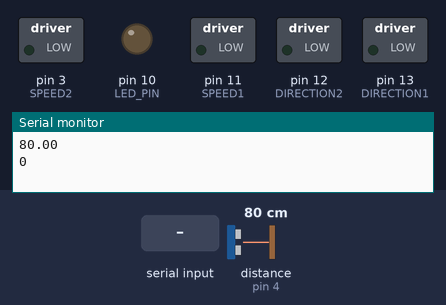
A program run on a simulated Arduino Uno, built with avr-gcc and run on an emulated ATmega328P. Parts: switched loads named in the program (green lamp = pin HIGH), output pins drawn as LEDs (lit = HIGH), the last lines printed to the serial monitor. Dashed ring = blinking. Inputs (shaded band) come from the test bench; at power-on: distance to the obstacle (sensor on pin 4) 80 cm. The echo pulse lasts 58.3 µs per cm.

Above: at 1.2 s.
1.3 s: "b\n" received over Serial
At 1.52 s:
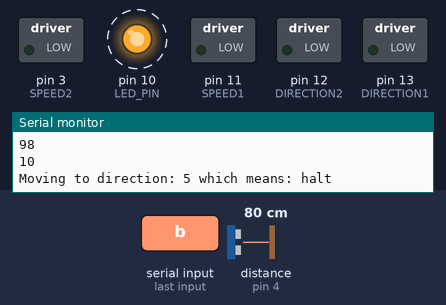
4.3 s: byte 119 ('w') received over Serial
At 4.47 s:
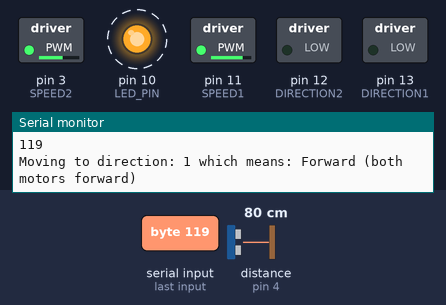
7.3 s: byte 115 ('s') received over Serial
At 7.82 s:
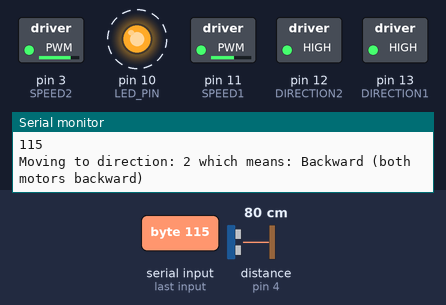
10.3 s: byte 97 ('a') received over Serial
At 10.76 s:
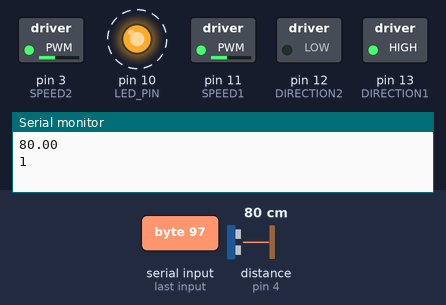
13.3 s: byte 100 ('d') received over Serial
At 13.7 s:
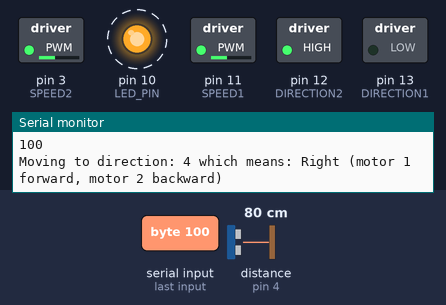
Timing chart, 0 to 17.3 s (numbered marks = the images above; inputs shaded):
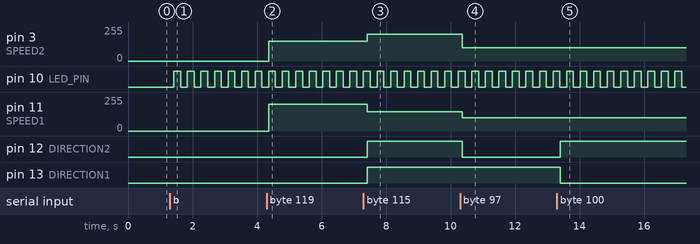

The program:

main.cpp
```cpp
#include <Arduino.h>
#include <SoftwareSerial.h>

#include "scheduler/Scheduler.h"
#include "scheduler/tasks/DistanceTask.h"
#include "scheduler/tasks/BlinkTask.h"
#include "scheduler/tasks/SerialTask.h"

const int PROXIMITY_TRIG_PIN = 5;
const int PROXIMITY_ECHO_PIN = 4;
const int LED_PIN = 10;

const int PWM_SPEED = 100;

const int SPEED1 = 11;
const int DIRECTION1 = 13;
const int SPEED2 = 3;
const int DIRECTION2 = 12;

void move(int direction);

Scheduler *sched;

float gloDistanceValue = 5.0;
bool gloBlinkingState = false;

DistanceTask* distanceTask = new DistanceTask(PROXIMITY_TRIG_PIN, PROXIMITY_ECHO_PIN, &gloDistanceValue);
BlinkTask *blinkingLed;
SerialTask *serialTask;

typedef enum {
  FORWARD  = LOW,
  BACKWARD = HIGH
} Direction;

void setup() {
  sched = new Scheduler();
  sched->init(50);

  distanceTask->init(100);

  pinMode(DIRECTION1, OUTPUT);
  pinMode(DIRECTION2, OUTPUT);

  blinkingLed = new BlinkTask(LED_PIN, &gloBlinkingState);
  blinkingLed->init(200);

  serialTask = new SerialTask(&gloDistanceValue, &gloBlinkingState, move);
  serialTask->init(100);

  sched->addTask(distanceTask);
  sched->addTask(blinkingLed);
  sched->addTask(serialTask);
}

void loop() {
  sched->schedule();
}

void move(int direction) {
  Serial.print("Moving to direction: ");
  Serial.print(direction);
  Serial.print(" which means: ");
  switch (direction) {
    case 1:
      Serial.println("Forward (both motors forward)");
      break;
    case 2:
      Serial.println("Backward (both motors backward)");
      break;
    case 3:
      Serial.println("Left (motor 1 backward, motor 2 forward)");
      break;
    case 4:
      Serial.println("Right (motor 1 forward, motor 2 backward)");
      break;
    case 5:
      Serial.println("halt");
    default:
      break;
  }

  switch (direction) {
    case 1: // forward
      digitalWrite(DIRECTION1, LOW);
      digitalWrite(DIRECTION2, LOW);
      analogWrite(SPEED1, 200);   // PWM regulate speed
      analogWrite(SPEED2, 150);   // PWM regulate speed
      break;
    case 2: // backward
      digitalWrite(DIRECTION1, HIGH);
      digitalWrite(DIRECTION2, HIGH);
      analogWrite(SPEED1, 145);   // PWM regulate speed
      analogWrite(SPEED2, 200);   // PWM regulate speed
      break;
    case 3: // left
      digitalWrite(DIRECTION1, HIGH);
      digitalWrite(DIRECTION2, LOW);
      analogWrite(SPEED1, 100);   // PWM regulate speed
      analogWrite(SPEED2, 100);   // PWM regulate speed
      break;
    case 4: // right
      digitalWrite(DIRECTION1, LOW);
      digitalWrite(DIRECTION2, HIGH);
      analogWrite(SPEED1, 100);   // PWM regulate speed
      analogWrite(SPEED2, 100);   // PWM regulate speed
      break;
    case 5: // halt
      digitalWrite(DIRECTION1, LOW);
      digitalWrite(DIRECTION2, LOW);
      analogWrite(SPEED1, 0);   // PWM regulate speed
      analogWrite(SPEED2, 0);   // PWM regulate speed
      break;
  }
}
```

BlinkingLed.cpp
```cpp
#include "BlinkingLed.h"

BlinkingLed::BlinkingLed(Led *led) {
  this->led = led;
  this->isOn = false;
}

void BlinkingLed::switchOn() {
  this->led->switchOn();
  isOn = true;
}

void BlinkingLed::switchOff() {
  this->led->switchOff();
  isOn = false;
};

void BlinkingLed::blink() {
  if (isOn) {
    switchOff();
  } else {
    switchOn();
  }
};
```

BlinkingLed.h
```cpp
#ifndef __BLINKINGLED__
#define __BLINKINGLED__

#include "Led.h"

class BlinkingLed {
public:
  BlinkingLed(Led* led);
  void switchOn();
  void switchOff();
  void blink();
private:
  Led* led;
  bool isOn;
};

#endif
```

Led.cpp
```cpp
#include <Arduino.h>

#include "Led.h"

Led::Led(int pin) {
  this->pin = pin;
  pinMode(pin, OUTPUT);
}

void Led::switchOn() {
  digitalWrite(pin, HIGH);
}

void Led::switchOff() {
  digitalWrite(pin, LOW);
};

void Led::blink(int millis) {
  digitalWrite(pin, HIGH);
  delay(millis);
  digitalWrite(pin, LOW);
};

void Led::blink() {
  this->blink(500);
};
```

Led.h
```cpp
#ifndef __LED__
#define __LED__

#include "Light.h"

class Led: public Light {
public:
  Led(int pin);
  void switchOn();
  void switchOff();
  void blink(int millis);
  void blink();
private:
  int pin;
};

#endif
```

Light.h
```cpp
#ifndef __LIGHT__
#define __LIGHT__

class Light {
public:
  virtual void switchOn() = 0;
  virtual void switchOff() = 0;
};

#endif
```

Scheduler.cpp
```cpp
#include "Scheduler.h"

void Scheduler::init(int period) {
  nTasks = 0;
  basePeriod = period;
  timer.setupPeriod(period);
}

bool Scheduler::addTask(Task *task) {
  if (nTasks < MAX_TASKS - 1) {
    taskList[nTasks] = task;
    nTasks++;
    return true;
  } else {
    return false;
  }
}

void Scheduler::schedule() {
  timer.waitForNextTick();
  for (int i = 0; i < nTasks; i++) {
    if (taskList[i]->updateAndCheckTime(basePeriod)) {
      taskList[i]->tick();
    }
  }
}
```

Scheduler.h
```cpp
#ifndef __SCHEDULER__
#define __SCHEDULER__

#include "Timer.h"
#include "Task.h"

#define MAX_TASKS 20

class Scheduler {

  int basePeriod;
  int nTasks;
  Task* taskList[MAX_TASKS];
  Timer timer;

public:
  void init(int period);
  virtual bool addTask(Task* task);
  virtual void schedule();

};
#endif
```

Task.h
```cpp
#ifndef __TASK__
#define __TASK__

class Task {
    int myPeriod;
    int timeElapsed;

public:
    virtual void init(int period) {
      myPeriod = period;
      timeElapsed = 0;
    }

    virtual void tick() = 0;

    bool updateAndCheckTime(int basePeriod) {
      timeElapsed += basePeriod;
      if (timeElapsed >= myPeriod) {
        timeElapsed = 0;
        return true;
      } else {
        return false;
      }
    }
};

#endif
```

Timer.cpp
```cpp
#include <Arduino.h>
#include "Timer.h"

volatile bool timerFlag;

ISR(TIMER1_COMPA_vect) {
  timerFlag = true;
}

Timer::Timer() {
  timerFlag = false;
}

void Timer::setupFreq(int freq) {

  // disabling interrupt
  cli();

  TCCR1A = 0; // set entire TCCR1A register to 0
  TCCR1B = 0; // same for TCCR1B
  TCNT1 = 0; //initialize counter value to 0

  /*
   * set compare match register
   *
   * OCR1A = (16*2^20) / (100*PRESCALER) - 1 (must be < 65536)
   *
   * assuming a prescaler = 1024 => OCR1A = (16*2^10)/freq
   */
  OCR1A = 16 * 1024 / freq;
  // turn on CTC mode
  TCCR1B |= (1 << WGM12);
  // Set CS11 for 8 prescaler
  TCCR1B |= (1 << CS12) | (1 << CS10);
  // enable timer compare interrupt
  TIMSK1 |= (1 << OCIE1A);

  // enabling interrupt
  sei();

}

/* period in ms */
void Timer::setupPeriod(int period) {

  // disabling interrupt
  cli();

  TCCR1A = 0; // set entire TCCR1A register to 0
  TCCR1B = 0; // same for TCCR1B
  TCNT1 = 0; //initialize counter value to 0

  /*
   * set compare match register
   *
   * OCR1A = (16*2^20) / (100*PRESCALER) - 1 (must be < 65536)
   *
   * assuming a prescaler = 1024 => OCR1A = (16*2^10)* period/1000 (being in ms)
   */
  OCR1A = 16.384 * period;
  // turn on CTC mode
  TCCR1B |= (1 << WGM12);
  // Set CS11 for 8 prescaler
  TCCR1B |= (1 << CS12) | (1 << CS10);
  // enable timer compare interrupt
  TIMSK1 |= (1 << OCIE1A);

  // enabling interrupt
  sei();

}

void Timer::waitForNextTick() {
  /* wait for timer signal */
  while (!timerFlag) {}
  timerFlag = false;

}
```

Timer.h
```cpp
#ifndef __TIMER__
#define __TIMER__

class Timer {

public:
  Timer();
  void setupFreq(int freq);
  /* period in ms */
  void setupPeriod(int period);
  void waitForNextTick();
};

#endif
```

BlinkTask.cpp
```cpp
#include "BlinkTask.h"

BlinkTask::BlinkTask(int pin, bool *gloBlinkState) {
  this->pin = pin;
  this->gloBlinkState = gloBlinkState;
}

void BlinkTask::init(int period) {
  Task::init(period);
  led = new Led(pin);
  state = false;
}

void BlinkTask::tick() {
  if (*gloBlinkState && !state) {
    led->switchOn();
    state = true;
  } else {
    if (state) {
      led->switchOff();
      state = false;
    }
  }
}

void BlinkTask::reset() {
  led->switchOff();
  state = false;
}
```

BlinkTask.h
```cpp
#ifndef __BLINKTASK__
#define __BLINKTASK__

#include "../Task.h"
#include "../../actuators/Led.h"

class BlinkTask: public Task {

public:
  BlinkTask(int pin, bool* gloBlinkState);

  void init(int period) override;
  void tick() override;

protected:
  void reset();

private:
  int pin;
  Light* led;
  bool state;
  bool* gloBlinkState;

};

#endif
```

DistanceTask.cpp
```cpp
#include "DistanceTask.h"
#include "../../sensors/StabilizedProximitySensor.h"

DistanceTask::DistanceTask(int trigPin, int echoPin, float* gloDistanceValue) {
  this->trigPin = trigPin;
  this->echoPin = echoPin;
  this->gloDistanceValue = gloDistanceValue;
}

void DistanceTask::init(int period) {
  Task::init(period);
  proximitySensor = new StabilizedProximitySensor(trigPin, echoPin, 0.7);
}

void DistanceTask::tick() {
  *gloDistanceValue = proximitySensor->getDistance();
}
```

DistanceTask.h
```cpp
#ifndef __DISTANCETASK__
#define __DISTANCETASK__

#include "../Task.h"
#include "../../sensors/ProximitySensor.h"

class DistanceTask: public Task {

public:
  DistanceTask(int trigPin, int echoPin, float* gloDistanceValue);
  void init(int period) override;
  void tick() override;

private:
  int trigPin, echoPin;
  float* gloDistanceValue;
  ProximitySensor* proximitySensor;

};

#endif
```

SerialTask.cpp
```cpp
#include "SerialTask.h"

SerialTask::SerialTask(float *gloDistanceValue, bool *gloBlinkingState, void (*move)(int)) {
  this->gloDistanceValue = gloDistanceValue;
  this->gloBlinkingState = gloBlinkingState;
  this->move = move;
}

void SerialTask::init(int period) {
  Task::init(period);
  c = 0;
  Serial.begin(9600);
  while (!Serial) {}
}

/*
   -----------------------------------
   Interpreter
   -----------------------------------
*/
void SerialTask::remoteCmdExecutor() {
  if ((Serial.available()) > (0)) {
    input = Serial.read();
    Serial.println(input);
    switch (input) {
      case 'w' :
        move(1);
        break;
      case 's' :
        move(2);
        break;
      case 'a' :
        move(3);
        break;
      case 'd' :
        move(4);
        break;
      case 'b' :
        *gloBlinkingState = true;
        break;
      case 'n' :
        *gloBlinkingState = false;
        break;
      case 'h' :
        // fall-through: move(5)
      default  :
        move(5);
    }
  }
}

void SerialTask::tick() {
  remoteCmdExecutor();

  if (c++ == 10) {
    c = 0;
    Serial.println(*gloDistanceValue);
    Serial.println(*gloBlinkingState);
  }
}
```

SerialTask.h
```cpp
#ifndef __SERIALTASK__
#define __SERIALTASK__

#include <Arduino.h>
#include <SoftwareSerial.h>

#include "../Task.h"

class SerialTask: public Task {

public:
  SerialTask(float* gloDistanceValue, bool* gloBlinkingState, void (*move)(int));
  void init(int period) override;
  void tick() override;

private:
	void remoteCmdExecutor();

  float* gloDistanceValue;
  bool* gloBlinkingState;
  void (*move)(int);

	int input;
  unsigned int c;
};

#endif
```

ProximitySensor.cpp
```cpp
#include <Arduino.h>
#include <Ultrasonic.h>

#include "ProximitySensor.h"

Ultrasonic *ultrasonic;

ProximitySensor::ProximitySensor(int trigPin, int echoPin) {
  ultrasonic = new Ultrasonic(trigPin, echoPin);
}

float ProximitySensor::getDistance() {
  return ultrasonic->read();
}
```

ProximitySensor.h
```cpp
#ifndef __PROXIMITY_SENSOR__
#define __PROXIMITY_SENSOR__

class ProximitySensor {
public:
  ProximitySensor(int trigPin, int echoPin);
  virtual float getDistance();
};

#endif
```

StabilizedProximitySensor.cpp
```cpp
#include "StabilizedProximitySensor.h"

StabilizedProximitySensor::StabilizedProximitySensor(int trigPin, int echoPin, float weightNewValue)
  : ProximitySensor(trigPin, echoPin) {
  this->lastDistance = 0;
  this->weightNewValue = weightNewValue;
}

float StabilizedProximitySensor::getDistance() {
  this->lastDistance = this->lastDistance * (1 - weightNewValue) + ProximitySensor::getDistance() * weightNewValue;
  return this->lastDistance;
}
```

StabilizedProximitySensor.h
```cpp
#ifndef __STABILIZED_PROXIMITY_SENSOR__
#define __STABILIZED_PROXIMITY_SENSOR__

#include "ProximitySensor.h"

class StabilizedProximitySensor: public ProximitySensor{
public:
  StabilizedProximitySensor(int trigPin, int echoPin, float weightNewValue);
  float getDistance();
private:
  float lastDistance;
  float weightNewValue;
};

#endif
```

Measured:
- after the input at 1.3 s, pin 10 (LED_PIN): alternates HIGH for 0.21 s and LOW for 0.21 s, starting after 0.12 s
- after the input at 4.3 s, pin 3 (SPEED2): 0/255 → 150/255 after 0.07 s; pin 11 (SPEED1): 0/255 → 200/255 after 0.07 s
- after the input at 7.3 s, pin 3 (SPEED2): 150/255 → 200/255 after 0.11 s; pin 11 (SPEED1): 200/255 → 145/255 after 0.11 s; pin 12 (DIRECTION2), pin 13 (DIRECTION1): LOW → HIGH after 0.11 s
- after the input at 10.3 s, pin 3 (SPEED2): 200/255 → 100/255 after 0.06 s; pin 11 (SPEED1): 145/255 → 100/255 after 0.06 s; pin 12 (DIRECTION2): HIGH → LOW after 0.06 s
- after the input at 13.3 s, pin 12 (DIRECTION2): LOW → HIGH after 0.11 s; pin 13 (DIRECTION1): HIGH → LOW after 0.11 s
